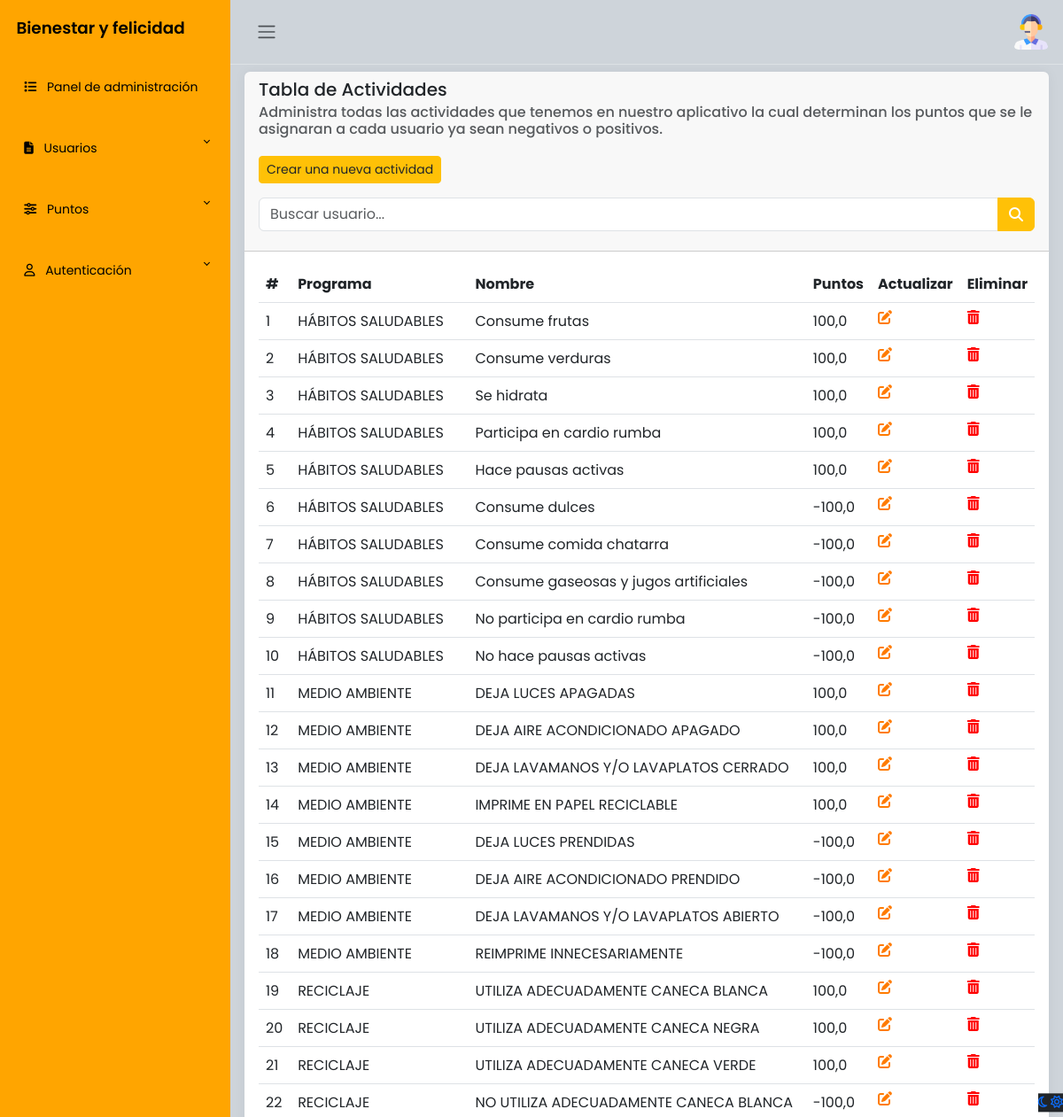
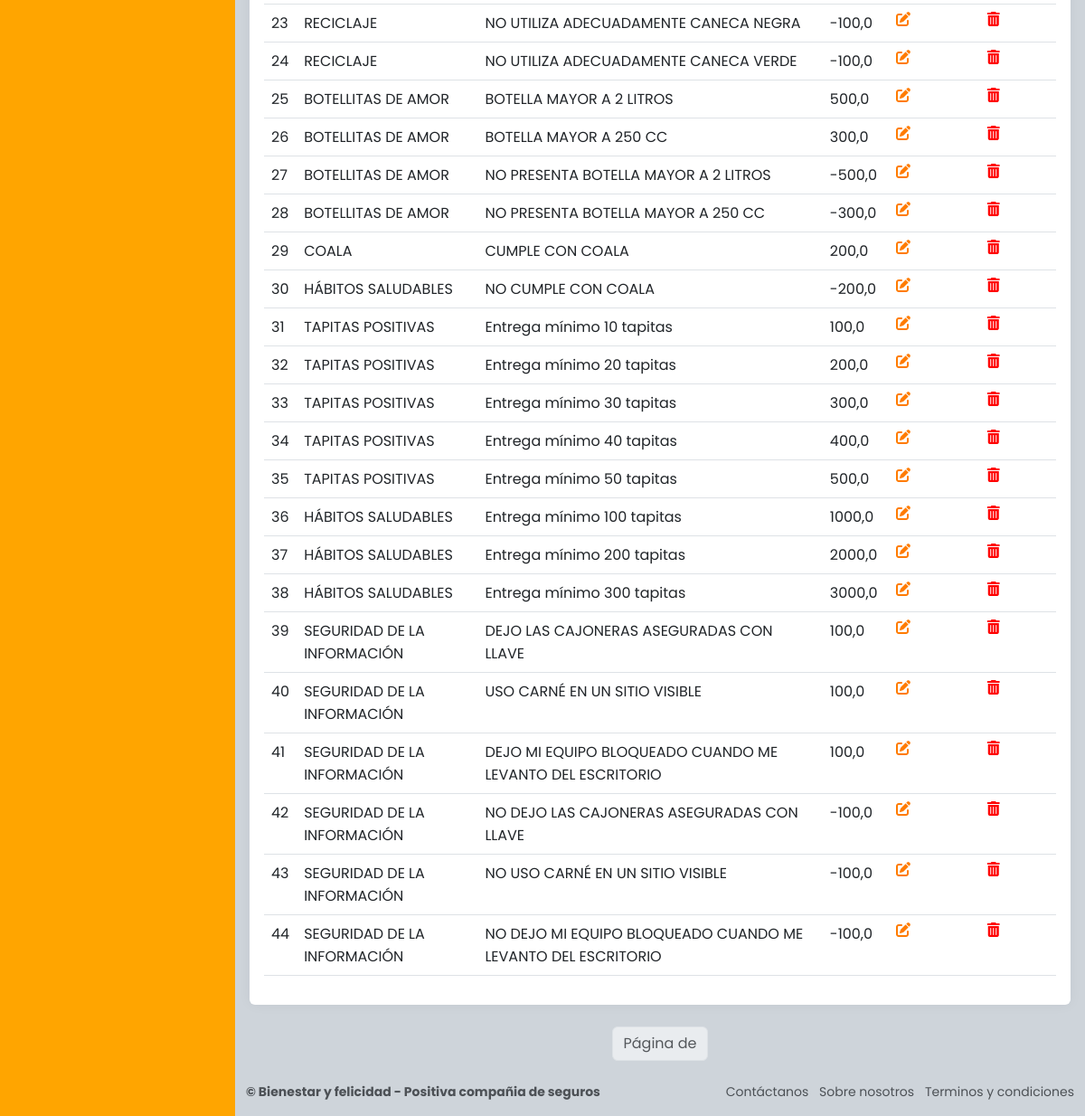
The page /admin_panel/actividades/ (signed in) on the database its author committed (2 pictures, top to bottom).
### apps/usuarios/models.py (models this page shows, shortened)
class Usuarios(AbstractBaseUser, PermissionsMixin):
    avatar = models.FileField('Avatar', upload_to='usuarios/', null=True, blank=True)
    nombres = models.CharField('Nombres', max_length=50)
    apellidos = models.CharField('Apellidos', max_length=100)
    numero_documento = models.IntegerField('Número de documento', primary_key=True, unique=True)
    correo = models.EmailField('Correo electrónico', max_length=255, unique=True)
    puntos_totales = models.IntegerField('Número total de puntos', default=1000)
    password = models.CharField('Contraseña', max_length=255)
    ultimo_reinicio = models.DateField('Ultimo reinicio de puntos', default=now) # Reiniciar puntos
    is_active = models.BooleanField(default=True)
    is_staff = models.BooleanField(default=False)
    objects = UsuariosManager()
    USERNAME_FIELD = 'numero_documento'
    REQUIRED_FIELDS = ['nombres', 'apellidos', 'correo']
    class Meta:
        verbose_name = 'Usuario'
        verbose_name_plural = 'Usuarios'

### apps/actividades/models.py (models this page shows, shortened)
class Actividad(models.Model):
    nombre = models.CharField('Nombre de la actividad', max_length=150)
    puntos = models.FloatField('Puntos (+/-)')
    programa = models.ForeignKey(Programa, on_delete=models.CASCADE, related_name='actividades')
    class Meta:
        verbose_name = "Actividad"
        verbose_name_plural = "Actividades"

### apps/programas/models.py (models this page shows)
class Programa(models.Model):
    nombre = models.CharField('Programas', max_length=100)
    imagen = models.FileField(upload_to='programas/', null=True, blank=True)
    class Meta:
        verbose_name = "Programa"
        verbose_name_plural = "Programas"
    def __str__(self):
        return f'{ self.nombre }'

### apps/actividades/views.py (the view)
# urls.py: path('', login_required(actividades), name="actividades"),
@login_required(login_url='/accounts/login/')
@user_passes_test(is_staff, login_url='/')
def actividades(request):
    actividades = Actividad.objects.all()
    query = request.GET.get('q', '') # Consulta
    if query:
        actividades = Actividad.objects.filter(
            Q(nombre__icontains=query)
        )
    paginator = Paginator(actividades, 10)
    page_number = request.GET.get('page')
    actividades_paginados = paginator.get_page(page_number)
    return render(request, 'actividades.html', {'actividades': actividades, 'query': query})

### apps/actividades/views.py (called while the page is built)
def is_staff(user):
    return user.is_active and user.is_staff # Validar si es administrador y esta activo

### apps/actividades/templates/actividades.html (shortened to what this page needs)
{% extends "admin_dashboard/layout.html" %}
{% load static %}
{% block content %}
<main class="content px-3 py-2">
    <div class="card border-0">
        <div class="card-header">
            <h5 class="card-title">
                Tabla de Actividades
            </h5>
            <h6 class="card-subtitle text-muted">
                Administra todas las actividades que tenemos en nuestro aplicativo la cual determinan los puntos que se le asignaran a cada usuario ya sean negativos o positivos.
            </h6><br>
            <button type="button" class="btn btn-warning btn-sm">
                <a href="{% url "crear_actividad" %}" class="text-dark">Crear una nueva actividad</a>
            </button>
            <form method="get" class="mt-3">
                <div class="input-group">
                    <input type="text" name="q" class="form-control" placeholder="Buscar usuario..." value="{{ request.GET.q }}">
                    <button type="submit" class="btn btn-warning text-white"><i class="fa-solid fa-magnifying-glass"></i></button>
                </div>
            </form>
        </div>
        <div class="card-body">
            <table class="table">
                <thead>
                    <tr>
                        <th scope="col">#</th>
                        <th scope="col">Programa</th>
                        <th scope="col">Nombre</th>
                        <th scope="col">Puntos</th>
                        <th scope="col">Actualizar</th>
                        <th scope="col">Eliminar</th>
                    </tr>
                </thead>
                <tbody>
                    {% for actividad in actividades %}
                        <tr>
                            <td>{{ forloop.counter }}</td>
                            <td>{{ actividad.programa }}</td>
                            <td>{{ actividad.nombre }}</td>
                            <td>{{ actividad.puntos }}</td>
                            <td><a href="{% url "actualiza_actividad" actividad.id %}"><i class="fa-solid fa-pen-to-square" style="color: #ff7b00;"></i></a></td>
                            <td><a href="{% url "eliminar_actividad" actividad.id %}"><i class="fa-solid fa-trash-can" style="color: #ff0000;"></i></a></td>
                        </tr>
                    {% endfor %}
                </tbody>
            </table>
        </div>
    </div>
    <nav>
        <ul class="pagination justify-content-center">
            <li class="page-item disabled">
                <span class="page-link">Página {{ usuarios.number }} de {{ usuarios.paginator.num_pages }}</span>
            </li>
        </ul>
    </nav>
</main>
{% endblock %}

### apps/usuarios/templates/admin_dashboard/layout.html (shortened to what this page needs)
{% load static %}
<html lang="es">
<head>
    <link rel="stylesheet" href="https://cdn.jsdelivr.net/npm/bootstrap@5.3.0-alpha2/dist/css/bootstrap.min.css">
    <link href="https://cdn.jsdelivr.net/npm/bootstrap@5.3.0/dist/css/bootstrap.min.css" rel="stylesheet">
    <link rel="stylesheet" href="{% static 'css/administrador.styles.css' %}">
</head>
<body>
    <div class="wrapper">
        <aside id="sidebar" class="js-sidebar">
            <div class="h-100">
                <div class="sidebar-logo">
                    <a href="{% url "inicio" %}">Bienestar y felicidad</a>
                </div>
                <ul class="sidebar-nav">
                    <li class="sidebar-item">
                        <a href="{% url "admin_panel" %}" class="sidebar-link">
                            <i class="fa-solid fa-list pe-2"></i>
                            Panel de administración
                        </a>
                    </li>
                    <li class="sidebar-item">
                        <a href="#" class="sidebar-link collapsed" data-bs-target="#pages" data-bs-toggle="collapse"
                            aria-expanded="false"><i class="fa-solid fa-file-lines pe-2"></i>
                            Usuarios
                        </a>
                    </li>
                    <li class="sidebar-item">
                        <a href="#" class="sidebar-link collapsed" data-bs-target="#posts" data-bs-toggle="collapse"
                            aria-expanded="false"><i class="fa-solid fa-sliders pe-2"></i>
                            Puntos
                        </a>
                    </li>
                    <li class="sidebar-item">
                        <a href="#" class="sidebar-link collapsed" data-bs-target="#auth" data-bs-toggle="collapse"
                            aria-expanded="false"><i class="fa-regular fa-user pe-2"></i>
                            Autenticación
                        </a>
                    </li>
                </ul>
            </div>
        </aside>
        <div class="main">
            <nav class="navbar navbar-expand px-3 border-bottom">
                <button class="btn" id="sidebar-toggle" type="button">
                    <span class="navbar-toggler-icon"></span>
                </button>
                <div class="navbar-collapse navbar">
                    <ul class="navbar-nav">
                        <li class="nav-item dropdown">
                            <a href="#" data-bs-toggle="dropdown" class="nav-icon pe-md-0">
                                {% if user.is_authenticated %}
                                    {% if user.avatar %}
                                        <img class="avatar img-fluid rounded" src="{{ user.avatar.url }}" alt="Avatar de {{ user.nombres }}">
                                    {% else %}
                                        <img src="{% static "img/usuario/usuario.png" %}" alt="usuario" class="avatar img-fluid">
                                    {% endif %}
                                {% endif %}
                            </a>
                        </li>
                    </ul>
                </div>
            </nav>
            {% block content %}{% endblock %}
            <a href="#" class="theme-toggle">
                <i class="fa-regular fa-moon"></i>
                <i class="fa-regular fa-sun"></i>
            </a>
            <footer class="footer">
                <div class="container-fluid">
                    <div class="row text-muted">
                        <div class="col-6 text-start">
                            <p class="mb-0">
                                <a href="#" class="text-muted">
                                    <strong>&copy; Bienestar y felicidad - Positiva compañia de seguros</strong>
                                </a>
                            </p>
                        </div>
                        <div class="col-6 text-end">
                            <ul class="list-inline">
                                <li class="list-inline-item" data-bs-toggle="modal" data-bs-target="#contactanos">
                                    <a href="#" class="text-muted">Contáctanos</a>
                                </li>
                                <li class="list-inline-item" data-bs-toggle="modal" data-bs-target="#sobreNosotros">
                                    <a href="#" class="text-muted">Sobre nosotros</a>
                                </li>
                                <li class="list-inline-item" data-bs-toggle="modal" data-bs-target="#terminosCondiciones">
                                    <a href="#" class="text-muted">Terminos y condiciones</a>
                                </li>
                            </ul>
                        </div>
                    </div>
                </div>
            </footer>
        </div>
    </div>
</body>
</html>

### static/css/administrador.styles.css (style rules this page uses)
body { font-family: 'Poppins', sans-serif; font-size: 0.875rem; opacity: 1; overflow-y: scroll; margin: 0; }
a { cursor: pointer; text-decoration: none; font-family: 'Poppins', sans-serif; }
li { list-style: none; }
.wrapper { align-items: stretch; display: flex; width: 100%; }
#sidebar { max-width: 260px; min-width: 260px; background: orange; transition: all 0.35s ease-in-out; }
.main { display: flex; flex-direction: column; min-height: 100vh; min-width: 0; overflow: hidden; transition: all 0.35s ease-in-out; width: 100%; background: var(--bs-dark-bg-subtle); }
.sidebar-logo { padding: 1.15rem; }
.sidebar-logo a { color: #000; font-size: 1.15rem; font-weight: 600; }
.sidebar-nav { list-style: none; margin-bottom: 0; padding-left: 0; margin-left: 0; }
a.sidebar-link { padding: 1.5rem 1.7rem; color: #000; position: relative; display: block; font-size: 0.875rem; }
.sidebar-link[data-bs-toggle="collapse"]::after { border: solid; border-width: 0 .075rem .075rem 0; content: ""; display: inline-block; padding: 2px; position: absolute; right: 1.5rem; top: 1.4rem; transform: rotate(-135deg); transition: all .2s ease-out; }
.sidebar-link[data-bs-toggle="collapse"].collapsed::after { transform: rotate(45deg); transition: all .2s ease-out; }
.avatar { height: 40px; width: 40px; }
.navbar-expand .navbar-nav { margin-left: auto; }
.content { flex: 1; max-width: 100vw; width: 100vw; }
@media (min-width:780px) { .content { max-width: auto; width: auto; } }
.card { box-shadow: 0 0 .875rem 0 rgba(34, 46, 60, .05); margin-bottom: 24px; }
.theme-toggle { position: fixed; top: 50%; transform: translateY(-65%); text-align: center; z-index: 10; right: 0; left: auto; border: none; background-color: var(--bs-body-color); }

### rows shown on the page
Usuarios: avatar (picture)
Actividad: programa "HÁBITOS SALUDABLES", nombre "Consume frutas", puntos "100,0"
Actividad: programa "HÁBITOS SALUDABLES", nombre "Consume verduras", puntos "100,0"
Actividad: programa "HÁBITOS SALUDABLES", nombre "Se hidrata", puntos "100,0"
Actividad: programa "HÁBITOS SALUDABLES", nombre "Participa en cardio rumba", puntos "100,0"
Actividad: programa "HÁBITOS SALUDABLES", nombre "Hace pausas activas", puntos "100,0"
Actividad: programa "HÁBITOS SALUDABLES", nombre "Consume dulces", puntos "-100,0"
Actividad: programa "HÁBITOS SALUDABLES", nombre "Consume comida chatarra", puntos "-100,0"
Actividad: programa "HÁBITOS SALUDABLES", nombre "Consume gaseosas y jugos artificiales", puntos "-100,0"
Actividad: programa "HÁBITOS SALUDABLES", nombre "No participa en cardio rumba", puntos "-100,0"
Actividad: programa "HÁBITOS SALUDABLES", nombre "No hace pausas activas", puntos "-100,0"
Actividad: programa "MEDIO AMBIENTE", nombre "DEJA LUCES APAGADAS", puntos "100,0"
Actividad: programa "MEDIO AMBIENTE", nombre "DEJA AIRE ACONDICIONADO APAGADO", puntos "100,0"
Actividad: programa "MEDIO AMBIENTE", nombre "DEJA LAVAMANOS Y/O LAVAPLATOS CERRADO", puntos "100,0"
Actividad: programa "MEDIO AMBIENTE", nombre "IMPRIME EN PAPEL RECICLABLE", puntos "100,0"
Actividad: programa "MEDIO AMBIENTE", nombre "DEJA LUCES PRENDIDAS", puntos "-100,0"
Actividad: programa "MEDIO AMBIENTE", nombre "DEJA AIRE ACONDICIONADO PRENDIDO", puntos "-100,0"
Actividad: programa "MEDIO AMBIENTE", nombre "DEJA LAVAMANOS Y/O LAVAPLATOS ABIERTO", puntos "-100,0"
Actividad: programa "MEDIO AMBIENTE", nombre "REIMPRIME INNECESARIAMENTE", puntos "-100,0"
Actividad: programa "RECICLAJE", nombre "UTILIZA ADECUADAMENTE CANECA BLANCA", puntos "100,0"
Actividad: programa "RECICLAJE", nombre "UTILIZA ADECUADAMENTE CANECA NEGRA", puntos "100,0"
Actividad: programa "RECICLAJE", nombre "UTILIZA ADECUADAMENTE CANECA VERDE", puntos "100,0"
Actividad: programa "RECICLAJE", nombre "NO UTILIZA ADECUADAMENTE CANECA BLANCA", puntos "-100,0"
Actividad: programa "RECICLAJE", nombre "NO UTILIZA ADECUADAMENTE CANECA NEGRA", puntos "-100,0"
Actividad: programa "RECICLAJE", nombre "NO UTILIZA ADECUADAMENTE CANECA VERDE", puntos "-100,0"
Actividad: programa "BOTELLITAS DE AMOR", nombre "BOTELLA MAYOR A 2 LITROS", puntos "500,0"
Actividad: programa "BOTELLITAS DE AMOR", nombre "BOTELLA MAYOR A 250 CC", puntos "300,0"
Actividad: programa "BOTELLITAS DE AMOR", nombre "NO PRESENTA BOTELLA MAYOR A 2 LITROS", puntos "-500,0"
Actividad: programa "BOTELLITAS DE AMOR", nombre "NO PRESENTA BOTELLA MAYOR A 250 CC", puntos "-300,0"
Actividad: programa "COALA", nombre "CUMPLE CON COALA", puntos "200,0"
Actividad: programa "HÁBITOS SALUDABLES", nombre "NO CUMPLE CON COALA", puntos "-200,0"
Actividad: programa "TAPITAS POSITIVAS", nombre "Entrega mínimo 10 tapitas", puntos "100,0"
Actividad: programa "TAPITAS POSITIVAS", nombre "Entrega mínimo 20 tapitas", puntos "200,0"
Actividad: programa "TAPITAS POSITIVAS", nombre "Entrega mínimo 30 tapitas", puntos "300,0"
Actividad: programa "TAPITAS POSITIVAS", nombre "Entrega mínimo 40 tapitas", puntos "400,0"
Actividad: programa "TAPITAS POSITIVAS", nombre "Entrega mínimo 50 tapitas", puntos "500,0"
Actividad: programa "HÁBITOS SALUDABLES", nombre "Entrega mínimo 100 tapitas", puntos "1000,0"
Actividad: programa "HÁBITOS SALUDABLES", nombre "Entrega mínimo 200 tapitas", puntos "2000,0"
Actividad: programa "HÁBITOS SALUDABLES", nombre "Entrega mínimo 300 tapitas", puntos "3000,0"
Actividad: programa "SEGURIDAD DE LA INFORMACIÓN", nombre "DEJO LAS CAJONERAS ASEGURADAS CON LLAVE", puntos "100,0"
Actividad: programa "SEGURIDAD DE LA INFORMACIÓN", nombre "USO CARNÉ EN UN SITIO VISIBLE", puntos "100,0"
Actividad: programa "SEGURIDAD DE LA INFORMACIÓN", nombre "DEJO MI EQUIPO BLOQUEADO CUANDO ME LEVANTO DEL ESCRITORIO", puntos "100,0"
Actividad: programa "SEGURIDAD DE LA INFORMACIÓN", nombre "NO DEJO LAS CAJONERAS ASEGURADAS CON LLAVE", puntos "-100,0"
Actividad: programa "SEGURIDAD DE LA INFORMACIÓN", nombre "NO USO CARNÉ EN UN SITIO VISIBLE", puntos "-100,0"
Actividad: programa "SEGURIDAD DE LA INFORMACIÓN", nombre "NO DEJO MI EQUIPO BLOQUEADO CUANDO ME LEVANTO DEL ESCRITORIO", puntos "-100,0"
